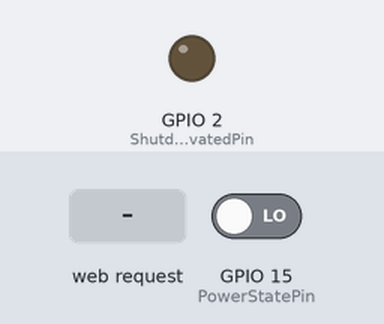
The sketch below on a simulated ESP32. Parts: output pins drawn as LEDs (lit = HIGH). Inputs (shaded band) come from the test bench; at power-on: GPIO 15 (PowerStatePin) LOW. WiFi joins after 1.5 s; servers stay silent unless stated; pins used as bus, display or sensor lines are not drawn; what the sketch prints to the serial monitor is not drawn.

Above: at 2.7 s.
2.8 s: HTTP request GET /on received
At 2.95 s:
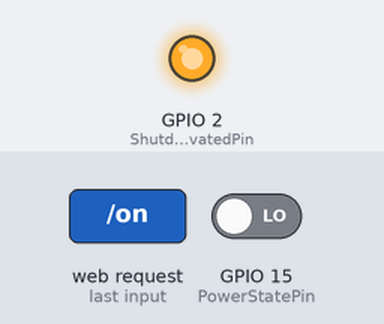
Timing chart, 0 to 5.8 s (numbered marks = the images above; inputs shaded):
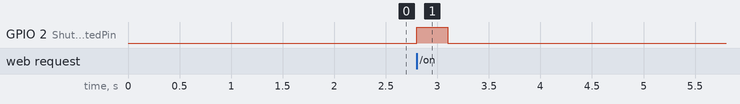

The sketch:

ESP32-PC-Control.ino
```cpp
#include <WiFi.h>
#include <WebServer.h>

char ssid[] = "";
char pass[] = "";

WebServer server(80);

const int PowerStatePin = 15;
const int PowerControlPin = 4;
const int ShutdownActivatedPin = 2;

int SecondsCounter = 0;

#define PRESS_DELAY 300 // Задержка активации пина

void WebServerLoop(void *pvParameters) {
  while(true) {
    server.handleClient();
  }
}

void TimerLoop(void *pvParameters) {
  while(true) {
    if(SecondsCounter) {
      SecondsCounter--;
      if(!SecondsCounter) {
        digitalWrite(ShutdownActivatedPin, LOW);
        digitalWrite(PowerControlPin, HIGH);
        delay(PRESS_DELAY);
        digitalWrite(PowerControlPin, LOW);
      }
    }
    delay(1000);
  }
}

void handle_OnConnect() {
  bool state = digitalRead(PowerStatePin);
  if(state) {
    if(!SecondsCounter)
    {
      server.send(200, "text/html", SendHTML("Компьютер включен"));
    }
    else
    {
      char buffer[64];
      sprintf(buffer, "Компьютер выключится через %d секунд", SecondsCounter);
      server.send(200, "text/html", SendHTML(buffer));
    }
  }
  else {
    server.send(200, "text/html", SendHTML("Компьютер выключен"));
  }
}

void handle_TurnOnPC() {
  bool state = digitalRead(PowerStatePin);
  if(!state) {
    digitalWrite(ShutdownActivatedPin, HIGH);
    digitalWrite(PowerControlPin, HIGH);
    delay(PRESS_DELAY);
    digitalWrite(ShutdownActivatedPin, LOW);
    digitalWrite(PowerControlPin, LOW);
    server.send(200, "text/html", SendHTML("Компьютер включен"));
  }
  else {
    server.send(200, "text/html", SendHTML("Компьютер уже включен"));
  }
}

void handle_TurnOffPC() {
  bool state = digitalRead(PowerStatePin);
  if(state) {
    if(!SecondsCounter) {
      SecondsCounter = 60;
      digitalWrite(ShutdownActivatedPin, HIGH);
      server.send(200, "text/html", SendHTML("Компьютер выключится через 60 секунд"));
    }
    else {
      SecondsCounter = 0;
      digitalWrite(ShutdownActivatedPin, LOW);
      server.send(200, "text/html", SendHTML("Действие отменено"));
    }
  }
  else {
    server.send(200, "text/html", SendHTML("Компьютер уже выключен"));
  }
}

void handle_StatePC() {
  bool state = digitalRead(PowerStatePin);
  if(state) {
    server.send(200, "application/json", "{\"value\":true}");
  }
  else {
    server.send(200, "application/json", "{\"value\":false}");
  }
}

void handle_NotFound() {
  server.send(200, "text/plain", "Not found");
}

String SendHTML(const char* text){
  String ptr = "<!DOCTYPE html> <html>\n";
  ptr +="<meta http-equiv=\"Content-type\" content=\"text/html; charset=utf-8\"><head><meta name=\"viewport\" content=\"width=device-width, initial-scale=1.0, user-scalable=no\">\n";
  ptr +="<title>PC Control</title>\n";
  ptr +="<style>html { font-family: Helvetica; display: inline-block; margin: 0px auto; text-align: center;}\n";
  ptr +="body{margin-top: 50px;} h1 {color: #444444;margin: 50px auto 30px;} h3 {color: #444444;margin-bottom: 50px;}\n";
  ptr +=".button {display: block;width: 80px;background-color: #3498db;border: none;color: white;padding: 13px 30px;text-decoration: none;font-size: 25px;margin: 0px auto 35px;cursor: pointer;border-radius: 4px;}\n";
  ptr +=".button-on {background-color: #3498db;}\n";
  ptr +=".button-on:active {background-color: #2980b9;}\n";
  ptr +=".button-off {background-color: #34495e;}\n";
  ptr +=".button-off:active {background-color: #2c3e50;}\n";
  ptr +="p {font-size: 14px;color: #888;margin-bottom: 10px;}\n";
  ptr +="</style>\n";
  ptr +="</head>\n";
  ptr +="<body>\n";
  ptr +="<h1>ESP32 PC Control</h1>\n";
  ptr +="<h2>";
  ptr +=text;
  ptr +="</h2>\n";
  ptr +="</body>\n";
  ptr +="</html>\n";
  return ptr;
}

void setup() {
  Serial.begin(115200);
  Serial.println("Start ESP32 PC Control\n");

  pinMode(PowerStatePin, INPUT);
  pinMode(PowerControlPin, OUTPUT);

  pinMode(ShutdownActivatedPin, OUTPUT);

  xTaskCreatePinnedToCore(WebServerLoop, "WebServerLoop", 4096, NULL, 1, NULL, 1);
  xTaskCreatePinnedToCore(TimerLoop, "TimerLoop", 4096, NULL, 1, NULL, 0);

  Serial.print("Connecting to ");
  Serial.println(ssid);
  WiFi.begin(ssid, pass);
  while (WiFi.status() != WL_CONNECTED) {
    delay(500);
  }

  Serial.println("\nWi-Fi connected.");
  Serial.println("Server address: ");
  Serial.println(WiFi.localIP());

  server.on("/", handle_OnConnect);
  server.on("/on", handle_TurnOnPC);
  server.on("/off", handle_TurnOffPC);
  server.on("/state", handle_StatePC);
  server.onNotFound(handle_NotFound);
  server.begin();
}

void loop() {}
```

Measured:
- after the input at 2.8 s, GPIO 2 (ShutdownActivatedPin): LOW → HIGH at once, → LOW 0.30 s later
